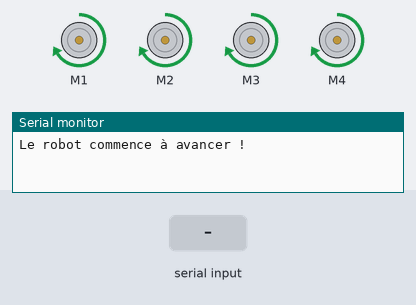
Bench run of a sketch on a simulated Arduino Uno, built with avr-gcc and run on an emulated ATmega328P. Parts: 4 × DC motor (green arrow = forward, orange = backward, longer = faster), the last lines printed to the serial monitor. The inputs (shaded band) are chosen by the test bench.

Above: at 11.2 s.
11.3 s: "DEPLACEMENT\n" received over Serial
At 12.8 s:
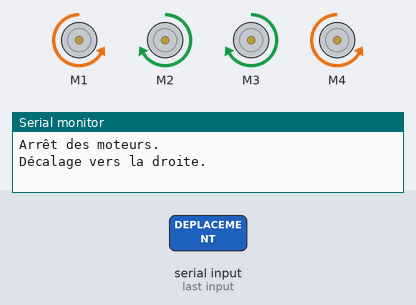
At 23.5 s:
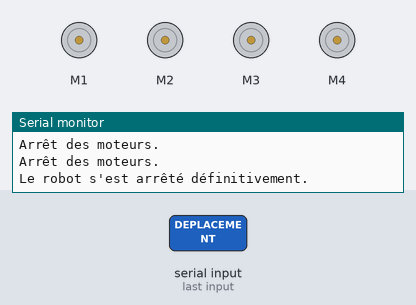
Timing chart, 0 to 23.9 s (numbered marks = the images above; inputs shaded):
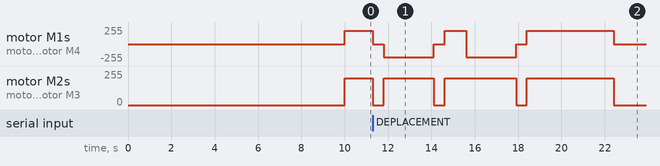

Measured:
- after the input at 11.3 s, motor M1: forward 200/255 → stopped at once, → backward 200/255 0.50 s later, → stopped 2.3 s later, → forward 200/255 0.50 s later, … (8 changes in this stretch); motor M2: goes stopped 0.50 s, forward 200/255 2.3 s, stopped 0.50 s, forward 200/255 3.3 s, stopped 0.50 s, forward 200/255 4.0 s, then stopped, starting at once

The sketch:

Navig_Robot.ino
```cpp
#include <AFMotor.h> // Bibliothèque du driver moteur

// Déclaration des moteurs pour les roues omnidirectionnelles
AF_DCMotor motorM3(3); // Avant droit
AF_DCMotor motorM4(4); // Avant gauche
AF_DCMotor motorM2(2); // Arrière droit
AF_DCMotor motorM1(1); // Arrière gauche

void setup() {
    Serial.begin(115200); // UART avec la Raspberry Pi

    delay(10000);  //  TEMPORISATION pour attendre la Raspberry Pi
    Serial.println("Le robot commence à avancer !");
    avancer(); // Le robot avance immédiatement
}

void loop() {
    // Vérifier si un message est reçu via UART depuis la RPi
    if (Serial.available()) {
        String message = Serial.readStringUntil('\n'); // Lire le message jusqu'à un saut de ligne
        message.trim(); // Supprimer les espaces ou caractères de fin de ligne
        if (message == "DEPLACEMENT") {
            Serial.println("Ordre reçu: déplacement à droite et rotation 180°");
            arreter();
            delay(500); // Petite pause avant l'action
            seDecalerDroite();
            delay(500); // Pause pour stabilisation
            avancer();
            delay(1000); // Pause avant d'avancer
            seDecalerDroite();
            delay(500);
            avancer();
            delay(4000);
            arreter();
            // Tout s'arrête après l'action finale
            Serial.println("Le robot s'est arrêté définitivement.");
            while (true); // Boucle infinie pour bloquer toute autre exécution
        }
    }
}

// Fonction pour avancer en ligne droite
void avancer() {
    motorM1.setSpeed(200);
    motorM2.setSpeed(200);
    motorM3.setSpeed(200);
    motorM4.setSpeed(200);

    motorM1.run(FORWARD);
    motorM2.run(FORWARD);
    motorM3.run(FORWARD);
    motorM4.run(FORWARD);
}


// Fonction pour arrêter les moteurs
void arreter() {
    Serial.println("Arrêt des moteurs.");
    motorM1.run(RELEASE);
    motorM2.run(RELEASE);
    motorM3.run(RELEASE);
    motorM4.run(RELEASE);
}

// Fonction pour se décaler vers la droite
void seDecalerDroite() {
    Serial.println("Décalage vers la droite.");
    motorM1.setSpeed(200);
    motorM2.setSpeed(200);
    motorM3.setSpeed(200);
    motorM4.setSpeed(200);

    motorM3.run(FORWARD);
    motorM4.run(BACKWARD);
    motorM1.run(BACKWARD);
    motorM2.run(FORWARD);

    delay(2300); // Ajuster selon le déplacement voulu
    arreter();
}
```
